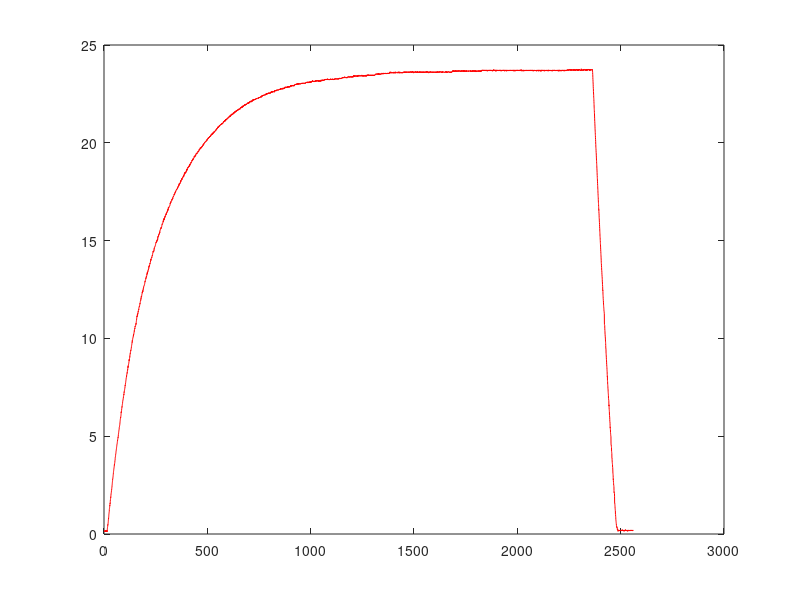

MATLAB code to generate this figure: (Note: this script raises an error after producing the figure.)
close all
clear;
clc;
    p1 = 6.236;
    p2 = 0.03702;

% Load Excel data
archivo = csvread('./Data/TanqueAbierto.csv', 1, 0); 
tiempoTanqueAbierto = archivo(:, 1);
voltajeTanqueAbierto = archivo(:, 2);
figure(1);

plot(tiempoTanqueAbierto,((voltajeTanqueAbierto*p1) + p2)-1.1,'r');
hold on;


global n a qi A 
a = 0.1257; %0.1199;
n =0.21599;
A = 85; %Area transversal del tanque 92.90 85.27 89.99
qiGPM = 7.5;
qi = qiGPM*(3.85); %Flujo de entrada del tanque
h0 = 0;
tspan = [0 6800];

[t,y]= ode23('ec_tanqueOpen',tspan,h0);


figure(1);
plot(t, y,'g');
xlabel('Tiempo');
ylabel('Altura (h)');
title('Altura tanque');